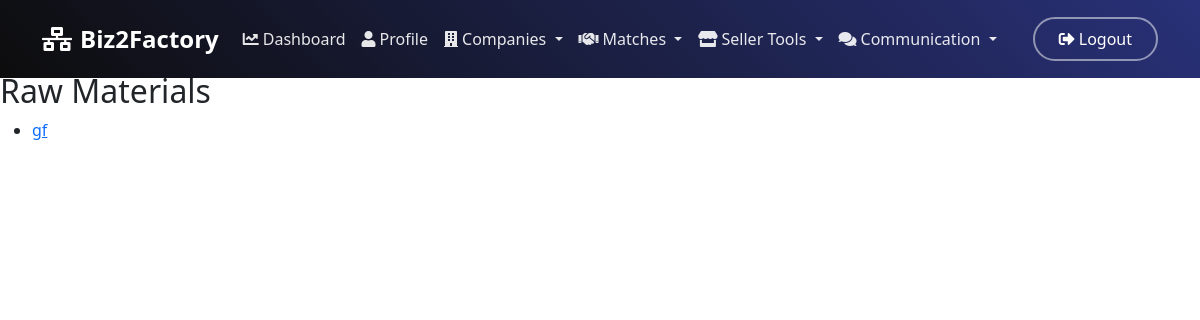
Before: /raw-materials/ (signed in) with the older database file.
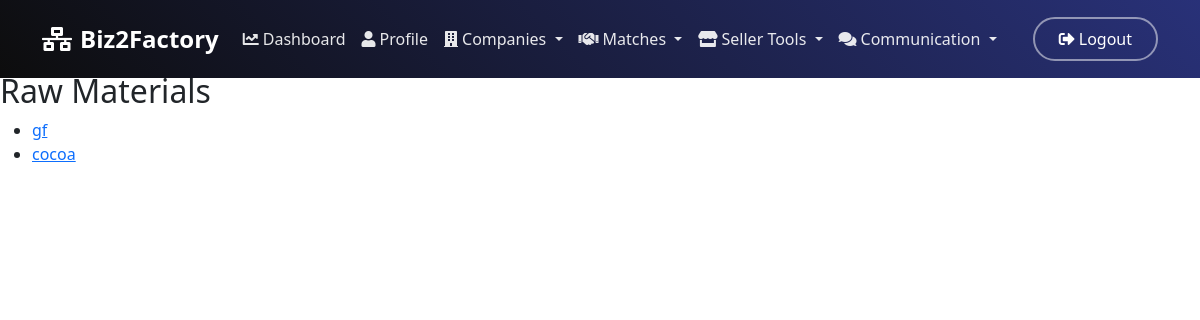
After: the same page with the newer database file.
### SME/models.py (models this page shows, shortened)
class RawMaterial(models.Model):
    material_name = models.CharField(
        max_length=100,
        unique=True,
        db_index=True
    )
    description = models.TextField(null=True, blank=True)
    typical_uses = models.TextField(null=True, blank=True)
    image = models.ImageField(upload_to='raw_materials/', null=True, blank=True)
    is_deleted = models.BooleanField(default=False)

### SME/views.py (the view)
# urls.py: path('raw-materials/', views.RawMaterialListView.as_view(), name='raw_material_list'),
class RawMaterialListView(ListView):
    model = RawMaterial
    template_name = 'raw_material_list.html'
    context_object_name = 'materials'
    paginate_by = 20

### SME/templates/raw_material_list.html (shortened to what this page needs)
{% extends 'base.html' %}
{% block content %}
<h2>Raw Materials</h2>
<ul>
    {% for material in materials %}
    <li><a href="{% url 'raw_material_detail' material.id %}">{{ material.material_name }}</a></li>
    {% empty %}
    <li>No raw materials found.</li>
    {% endfor %}
</ul>
{% endblock %}

Changed rows visible on the page:
added RawMaterial: material_name "cocoa"
